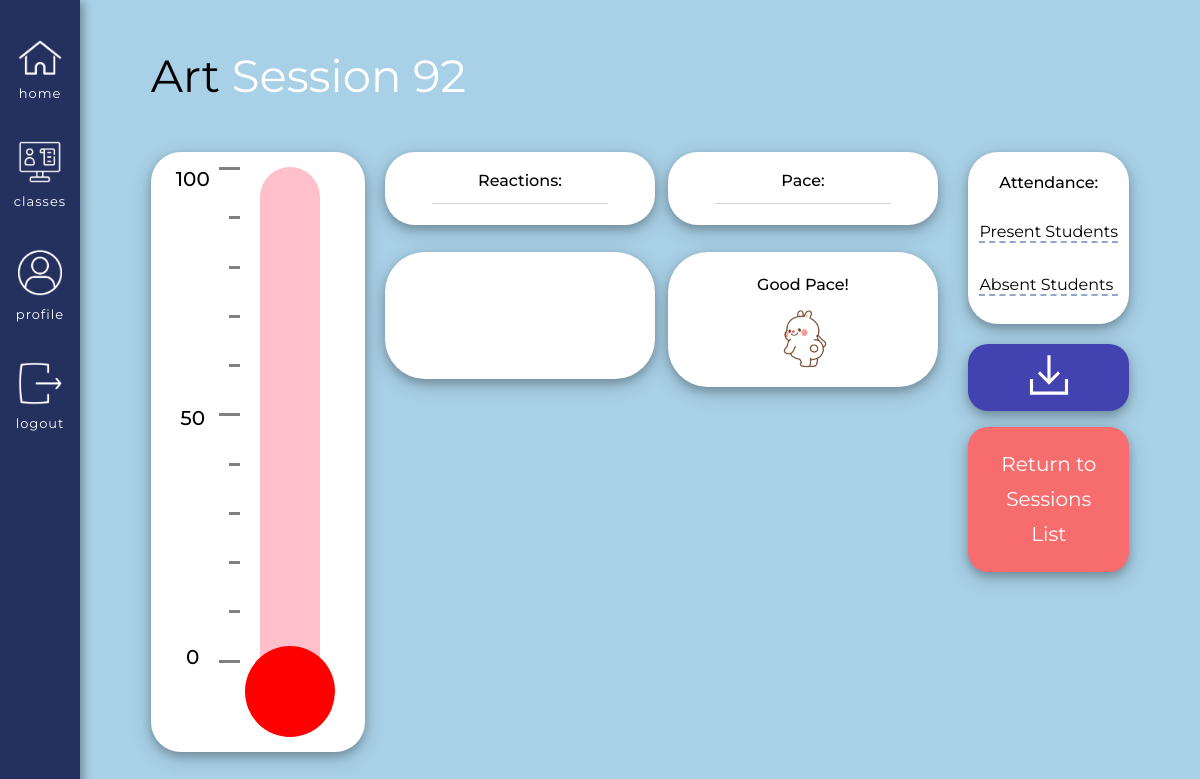
/classes/course/26/previous_session_data/92 (signed in), run on an earlier commit of the app's database.
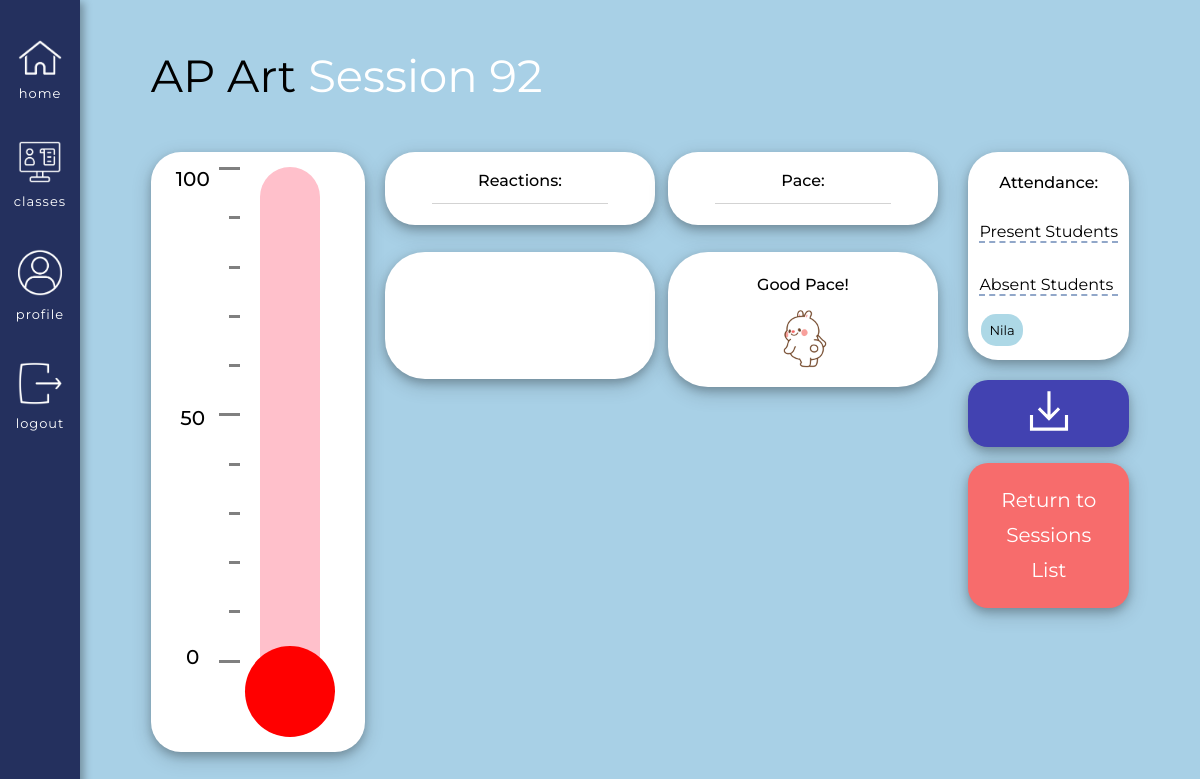
And on a later commit of the database.
### app/models.py (models this page shows, shortened)
class Courses(db.Model):
    id = db.Column(db.Integer, primary_key=True) # Always need ID
    course_name = db.Column(db.String(140), index=False, unique=False) # Not indexable or unique bc many people can have the same course
    code = db.Column(db.Integer, index=True, unique=True) # Indexable to link it back to the course name
    timestamp = db.Column(db.DateTime, index=True, default=datetime.utcnow) # Timestamp
    status = db.Column(db.Integer, index=False, unique=False, default=0) # 0 means the class is inactive, 1 is active
    teacher_id = db.Column(db.Integer, db.ForeignKey('user.id'))  # Taking the user ID from the user model, using backref of teacher will show you the actual teacher
    icon = db.Column(db.String(220), index=False, unique=False, default="/static/images/classes_books.png") # Icon option, turtle gif is set as the default
    color = db.Column(db.Integer, index=False, unique=False, default=0) # Adding the option to decide the color of the class
    signups = db.relationship('Signups', backref='course_id', lazy='dynamic') # This will show all the student signups for this course
    reactions = db.relationship('Reactions', backref='course_actual', lazy='dynamic') # This will show all the reactions for this course
    session = db.relationship('Session', backref='session_course_id', lazy='dynamic') # This will show you all the sessions of the course
    forms = db.relationship('Prompts', backref='course_form', lazy='dynamic') # This will show you all of the forms of the course
    responses = db.relationship('Responses', backref='course_response', lazy='dynamic') # This will show you all of the responses of the course

class User(UserMixin, db.Model):
    id = db.Column(db.Integer, primary_key=True)
    username = db.Column(db.String(64), index=True, unique=True) # adding columns to the database
    email = db.Column(db.String(120), index=True, unique=True)
    password_hash = db.Column(db.String(128))
    role = db.Column(db.Integer, index=False, unique=False) # 0 is Teacher, 1 is Student
    about_me = db.Column(db.String(140))
    last_seen = db.Column(db.DateTime, default=datetime.utcnow)
    posts = db.relationship('Post', backref='author', lazy='dynamic') # First part is calling it from the Post model, secret field is the backref (author)
    reactions = db.relationship('Reactions', backref='reactor', lazy='dynamic') # This will show all the reactions that this user has made
    teaches = db.relationship('Courses', backref='teacher', lazy='dynamic') # This will show all the courses that the user teaches
    signups = db.relationship('Signups', backref='student', lazy='dynamic') # This will show all of the signups of that user
    responses = db.relationship('Responses', backref='student_responder', lazy='dynamic') # This will show all the responses of that user
    prompts = db.relationship('Prompts', backref='teacher_prompter', lazy='dynamic') # This will show all forms of that teacher

### app/routes.py (the view)
@app.route('/classes/course/<course_id>/previous_session_data/<session_id>')
@login_required
def previous_session_data(course_id, session_id):
    teacher_id = Courses.query.get(course_id).teacher_id
    if current_user.id != teacher_id:
        return unauthorized_access()
    session = Session.query.get(session_id)
    course = session.session_course_id # This gives you the actual course
    course_id = session.course_id # This will give you the course id
    signups = Signups.query.filter_by(course=course_id).all() # List of students that are in this specific course
    reactions_specific = Reactions.query.filter_by(session_id=session_id).filter(Reactions.reactions<5).all() # List of reactions that happened in this specific course, specific session
    speeds_specific = Reactions.query.filter_by(session_id=session_id).filter(Reactions.reactions>5).all() # Speeds filtered out by the course ID and by the reaction number
    present_set = set()
    absent_set = set()
    for r in reactions_specific:
        if (r.reactor.role == 1): # If the reactor is a student
            present_set.add(r.reactor.username) # Then add to the present list
    for signup in signups: # Going through the list of signups
        if (signup.student.username not in present_set and signup.student.role == 1):
            absent_set.add(signup.student.username)
    speed_filtered = Reactions.query.filter_by(session_id=session_id).filter(Reactions.reactions>5).all() # Speeds filtered out by the session ID and by the reaction number
    faster = 0
    slower = 0
    speed_number = 0
    calculated_number = 0
    for s in speed_filtered:
        if s.reactions == 6: # Faster request
            faster += 1
        else: # Slower request
            slower += 1
    total = slower + faster
    if total != 0:
        calculated_number = (faster/total) * 100
    if calculated_number >= 91:
        speed_number = 10
    elif calculated_number >= 81:
        speed_number = 9
    elif calculated_number >= 71:
        speed_number = 8
    elif calculated_number >= 61:
        speed_number = 7
    elif calculated_number >= 51:
        speed_number = 6
    elif calculated_number >= 41:
        speed_number = 0 # Nothing will be shown at this point
    elif calculated_number >= 31:
        speed_number = 1
    elif calculated_number >= 21:
        speed_number = 2
    elif calculated_number >= 11:
        speed_number = 3
    elif calculated_number >= 1: # Smaller the number is, the slower the class should be
        speed_number = 4
    else:
        speed_number = 5
        if total == 0: # No speeds have been selected yet
            speed_number = 0
    return render_template('previous_session_data.html', course=course,
                                        course_id=course_id,
                                        reactions_specific=reactions_specific,
                                        speeds_specific=speeds_specific,
                                        session=session,
                                        speed_number=speed_number,
                                        session_id=session_id,
                                        present_list=list(present_set),
                                        absent_list=list(absent_set),
                                        title=course.course_name + " Session " + session_id)

### app/models.py (called while the page is built)
@login.user_loader
def load_user(id):
        return User.query.get(int(id))

### app/routes.py (called while the page is built)
@app.before_request # This function will be executed right before the view function
def before_request():
    if current_user.is_authenticated: # Checks whether the current user is logged in
        current_user.last_seen = datetime.utcnow() # Sets the last seen to the date using the UTC time zone
        db.session.commit() # Don't need to do db.session.add() because the user is already in the database (using a current_user)

### app/templates/previous_session_data.html (shortened to what the changed rows need)
{% extends "base.html" %}
{% block head %}
    <link rel="stylesheet" href="{{ url_for('static', filename='css/student.css') }}">
    <link rel="stylesheet" href="{{ url_for('static', filename='css/previous_data.css') }}">
{% endblock %}
{% block content %}
<div class = "roomsBox">
    <div class = "titleHolder">
        <h1>{{ course.course_name }} <span class = "white">Session {{ session_id }}</span></h1>
    </div>
    <div class = "overallContainer">
        <div class = "reactionsHolder teacherVersion">
            {% if current_user.role == 0 %}
                <div class = "bigReactionBox">
                    <div class = "teacherReactionHolder">
                        <div class = "reactionResultsHolder">
                            <h2> Reactions: </h2>
                        </div>
                    </div>
                    <div class = "speedHolder">
                        <div class = "paceBox">
                            <h2> Pace: </h2>
                        </div>
                        <div id = "visualHolder" class = "teacherVisualHolder">
                            <div id = "paceTitle">
                                {% if speed_number > 5 %}
                                    <h2>Speed Up!</h2>
                                    <div class = "speedLine">
                                    {% for i in range(speed_number - 5) %}
                                        <div class = "visual_fast teacherSpeed">
                                            <img class = "turtle display" src = "{{ url_for('static', filename='images/Bunny.gif') }}">
                                        </div>
                                    {% endfor %}
                                    </div>
                                {% elif speed_number == 0 %}
                                    <h2>Good Pace!</h2>
                                {% endif %}
                            </div>
                        </div>
                    </div>
                </div>
            {% endif %}
        </div>
        {% if current_user.role == 0 %}
        <div class = "attendanceBox">
            <div class = "attendanceSection">
                <h2>Attendance: </h2>
                <div id = "attendance">
                    <div id = "inside">
                        <div id = "absent">
                            {% for a in absent_list %}
                                <p>{{ a }}</p>
                            {% endfor %}
                        </div>
                    </div>
                </div>
            </div>
        </div>
        {% endif %}
    </div>
</div>
{% endblock %}

What changed in the data, as far as the page shows it:
changed Courses: course_name "Art" → "AP Art"
now on this page (row edited): User: username "Nila"
